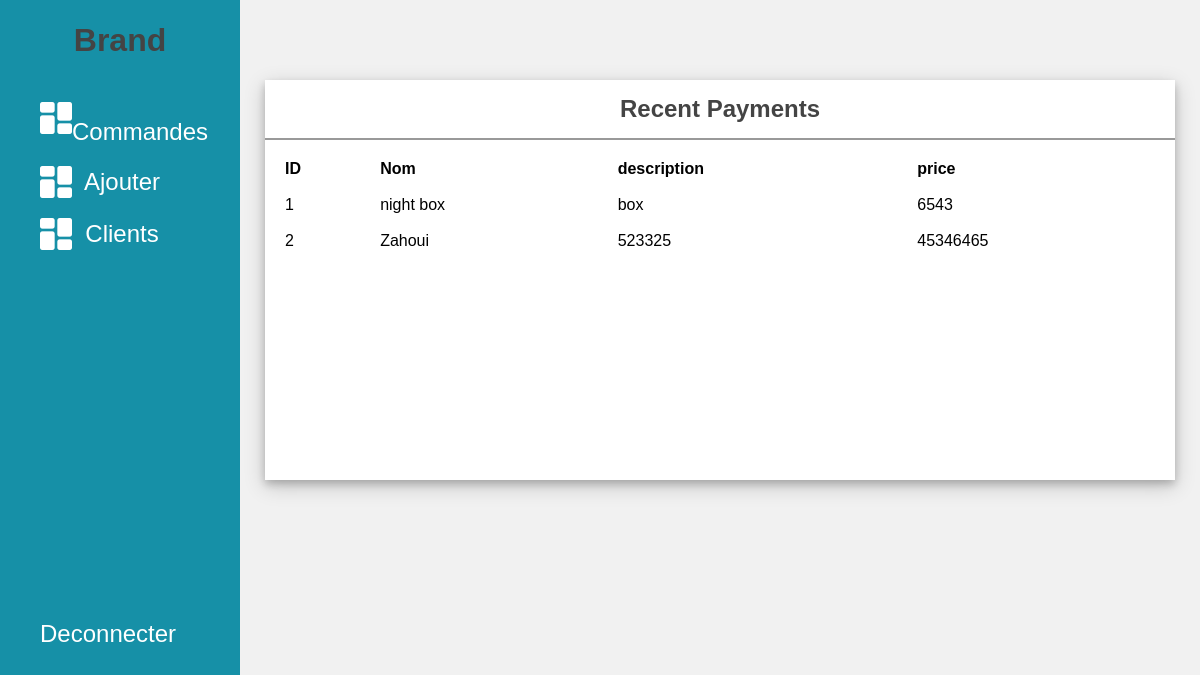
Page /admin/index.php (signed in) on the earlier database version.
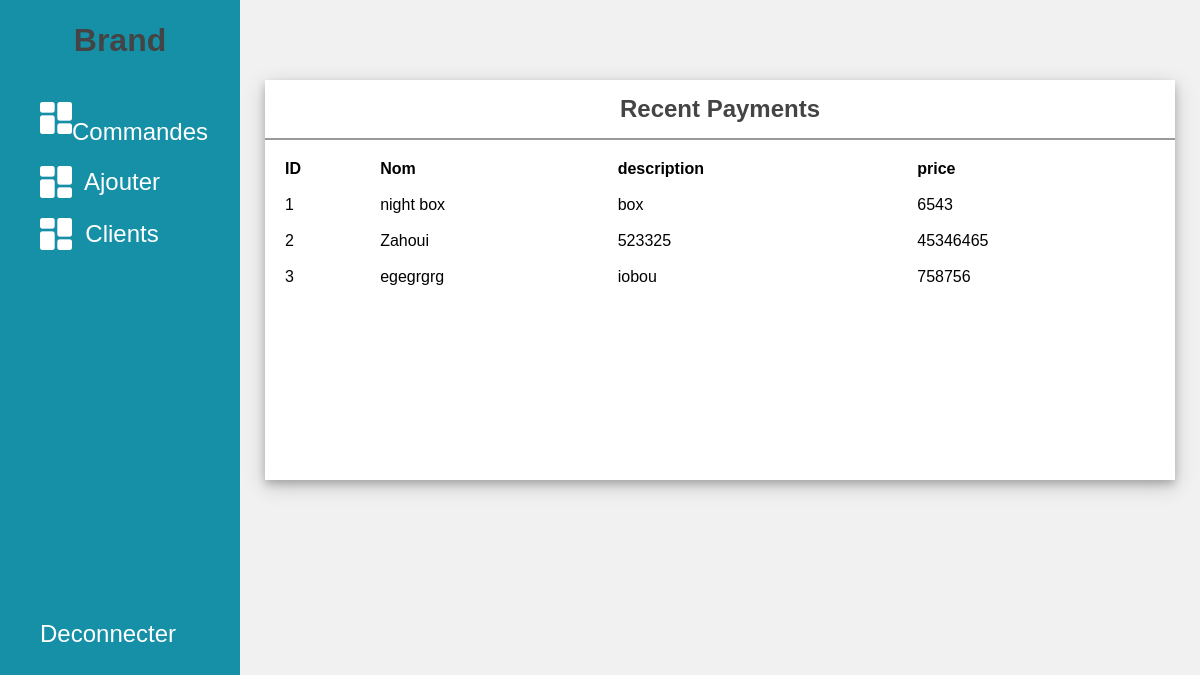
Same page on the later database version.
### tables this page shows
CREATE TABLE `product` (
  `id` int(11) NOT NULL,
  `name` varchar(255) NOT NULL,
  `price` int(11) NOT NULL,
  `description` text NOT NULL,
  `image_path` varchar(200) NOT NULL
);

### admin/index.php (the view, shortened to what this page needs)
<?php
$hostname = 'localhost:3307';
$username = 'root';
$password = 'root';
    $connect = mysqli_connect($hostname ,$username ,$password, "memoire");
$sql = "SELECT * FROM product ";
$resultat = mysqli_query($connect, $sql);
$products = $resultat->fetch_all(MYSQLI_ASSOC);
?>
<!DOCTYPE html>
<head>
    <link rel="stylesheet" href="styles.css">
</head>
<body>
    <div class="side-menu">
        <div class="brand-name">
            <h1>Brand</h1>
        </div>
        <ul>
            <li><img src="dashboard (2).png" alt=""> <a href="index.php">&nbsp; <span>Commandes</span> </a></li>
              <li><img src="dashboard (2).png" alt=""   > <a href="add.php">&nbsp; <span>Ajouter</span> </a></li>
               <li><img src="dashboard (2).png" alt=""  > <a href="users.php">&nbsp; <span>Clients</span> </a></li>
			   <div style="height: 350px;"></div>
               <li > <a class="nav-link px-3" href="deconnect.php">Deconnecter</a></li>
          </ul>
    </div>
    <div class="container">
        <div class="content">
            <div class="content-2">
                <div class="recent-payments">
                    <div class="title">
                        <h2>Recent Payments</h2>
                    </div>
                    <table>
                        <thead>
                        <tr>
                            <th>ID</th>
                            <th>Nom</th>
                            <th>description</th>
                            <th>price</th>
                        </tr>
                    </thead>
                        <tbody>
            <?php foreach ($products as $product) { ?>
                <tr>
                <td><?= $product['id'] ?> </td>
                <td><?= $product['name'] ?> </td>
                <td><?= $product['description'] ?> </td>
                <td><?= $product['price'] ?> </td>
                </tr>
            <?php } ?>
          </tbody>
                    </table>
                </div>
            </div>
        </div>
    </div>
</body>
</html>

Differences in the rows shown:
added product: id "3", name "egegrgrg", description "iobou", price "758756"
